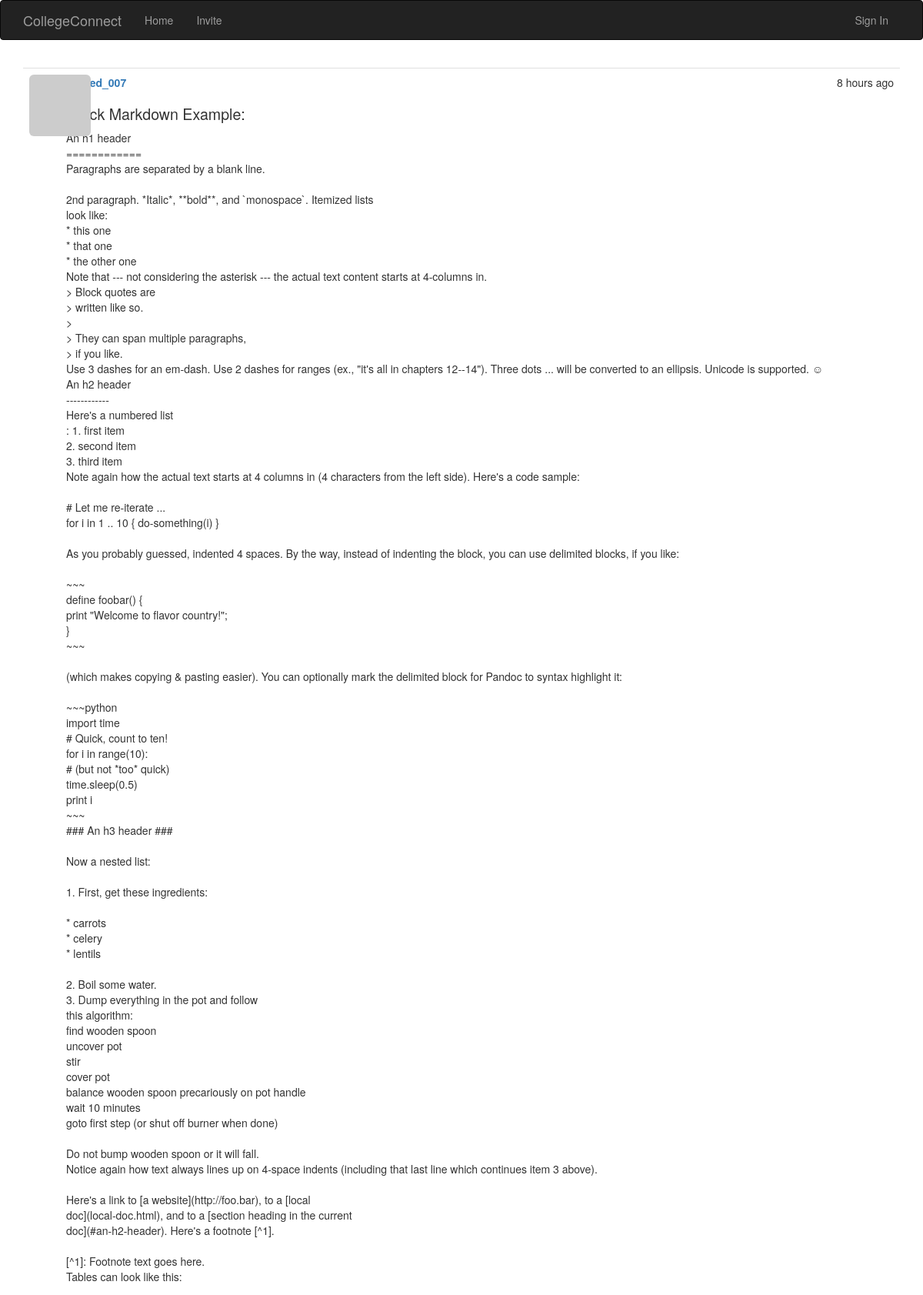
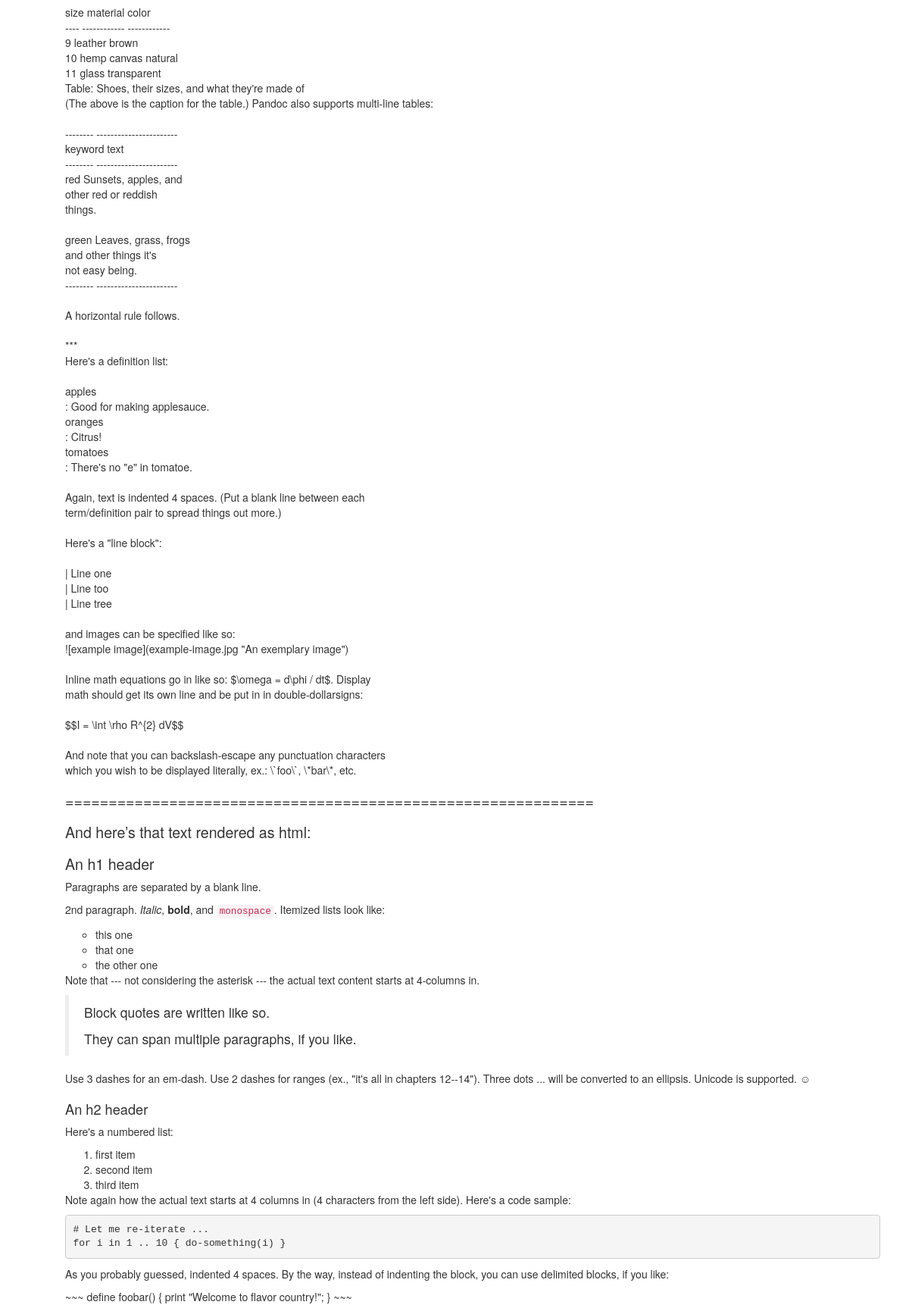
Page /post/112 (upper part) on the committed database (2 pictures, top to bottom).
### app/models.py (models this page shows, shortened)
class Post(UserMixin, db.Model):
    __tablename__ = 'posts'
    id = db.Column(db.Integer, primary_key=True)
    body = db.Column(db.Text)
    body_html = db.Column(db.Text)
    timestamp = db.Column(db.DateTime, index=True, default=datetime.utcnow)
    author_id = db.Column(db.Integer, db.ForeignKey('users.id'))
    views = db.Column(db.Integer)
    comments = db.relationship('Comment', backref='post', lazy='dynamic')

class User(UserMixin, db.Model):
    __tablename__ = 'users'          # Table names should be plural.
    id = db.Column(db.Integer, primary_key=True)
    email = db.Column(db.String(64), unique=True, index=True)
    username = db.Column(db.String(64), unique=True, index=True)
    password_hash = db.Column(db.String)
    role_id = db.Column(db.Integer, db.ForeignKey('roles.id'))
    confirmed = db.Column(db.Boolean, default=False)
    location = db.Column(db.String(64))
    name = db.Column(db.String(64))
    about_me = db.Column(db.Text)
    member_since = db.Column(db.DateTime(), default=datetime.utcnow)
    last_seen = db.Column(db.DateTime(), default=datetime.utcnow)
    avatar_hash = db.Column(db.String(32))
    posts = db.relationship('Post', backref='author', lazy='dynamic')
    comments = db.relationship('Comment', backref='author', lazy='dynamic')
    '''
    These are the people who follow me
    '''
    followed = db.relationship(
        'Follow',
        foreign_keys=[Follow.follower_id],
        backref=db.backref('follower', lazy='joined'),
        lazy='dynamic',
        cascade='all, delete-orphan')
    '''
    These are people whome I follow
    '''
    followers = db.relationship(
        'Follow',
        foreign_keys=[Follow.followed_id],
        backref=db.backref('followed', lazy='joined'),
        lazy='dynamic',
        cascade='all, delete-orphan'
    )
    @property
    def password(self):
        raise AttributeError('Password is not a readable attribute')
    '''
    The ping method is called every time the request for user is received, by using before_app_request hook
    '''
    def ping(self):
        self.last_seen = datetime.utcnow()
        db.session.add(self)
    '''
    User avatar creation
    '''
    def gravatar(self, size=100, default='identicon', rating='g'):
        if request.is_secure:
            url = 'https://secure.gravatar.com/avatar'
        else:
            url = 'http://www.gravatar.com/avatar'
        hash = self.avatar_hash or  hashlib.md5(self.email.encode('utf-8')).hexdigest()
        return '{url}/{hash}?s={size}&d={default}&r={rating}'.format(url=url, size=size, default=default, rating=rating, hash=hash)
    def follow(self, user):
        if not self.is_following(user):
            f = Follow(follower=self, followed=user)
            db.session.add(f)
    '''
    This method is introduced to correct the values of DB to follow a user to itself
    '''

### app/main/views.py (the view, shortened to what this page needs)
@main.route('/post/<int:id>', methods=['GET', 'POST'])
def post(id):
    post = Post.query.get_or_404(id)
    if post.views is None:
        post.views = 1
    else:
        post.views = int(post.views) + 1
    form = CommentForm()
    page = request.args.get('page', 1, type=int)
    if page == -1:
        page = (post.comments.count() - 1) / \
            current_app.config['FLASK_COMMENTS_PER_PAGE'] + 1
    pagination = post.comments.order_by(Comment.timestamp.asc()).paginate(
        page, per_page=current_app.config['FLASK_COMMENTS_PER_PAGE'],
        error_out=False)
    comments = pagination.items
    return render_template('post.html', posts=[post], form=form, comments=comments, pagination=pagination, endpoint='.post')

### app/auth/views.py (called while the page is built)
@auth.before_app_request
def before_request():
    if current_user.is_authenticated():
        current_user.ping()
        if not current_user.confirmed and request.endpoint[:5] != 'auth.':
            return redirect(url_for('auth.unconfirmed'))

### app/main/__init__.py (called while the page is built)
@main.app_context_processor
def inject_permission():
    return dict(Permission=Permission)

### app/models.py (called while the page is built)
    def can(self, permissions):
        return False

    def is_administrator(self):
        return False

### app/templates/post.html (shortened to what this page needs)
{% extends 'base.html' %}
{% import "bootstrap/wtf.html" as wtf %}
{% import '_macros.html' as macros %}
{% block page_content %}
     {% include '_posts.html' %}
{% endblock %}

### app/templates/_posts.html (shortened to what this page needs)
<ul class="posts">
        {% for post in posts %}
            <li class="post">
                <div class="post-thumbnail">
                   <a href="{{ url_for('.user', username=post.author.username) }}">
                <img class="img-rounded profile-thumbnail" src="{{ post.author.gravatar(size=40) }}">
            </a>
                </div>
                <div class="post-content">
                    <div class="post-date">{{ moment(post.timestamp).fromNow() }}</div>
                    <div class="post-author">
                        <a href="{{ url_for('.user', username=post.author.username) }}">
                            {{ post.author.username}}
                        </a>
                    </div>
                    <div  class="post-body {% if  endpoint != '.post' %}sample{% endif %}">
                    {% if post.body_html %}
                        {{ post.body_html | safe }}
                    {% else %}
                        {{ post.body | safe }}
                    {% endif %}
                    </div>
                </div>
            </li>
        {%  endfor %}
    </ul>

### app/static/styles.css (style rules this page uses)
.profile-thumbnail { position: absolute; }
ul.posts { list-style-type: none; padding: 0px; margin: 16px 0px 0px 0px; border-top: 1px solid #e0e0e0; }
ul.posts li.post { padding: 8px; border-bottom: 1px solid #e0e0e0; }
div.post-date { float: right; }
div.post-author { font-weight: bold; }
div.post-thumbnail { position: absolute; }
div.post-content { margin-left: 48px; min-height: 48px; }
.post-body h1 { font-size: 140%; }
.post-body h2 { font-size: 130%; }

### rows in the picture
Post: timestamp "8 hours ago", author.username "sayyed_007", body_html "Quick Markdown Example: An h1 header ============ Paragraphs are separated by a blank line. 2nd paragraph. *Italic*, **bold**, and `monospace`. Itemized lists look like: * this one * that one * the other one Note that --- not considering the asterisk --- the actual text content starts at 4-columns in. > Block quotes are > written like so. > > They can span multiple paragraphs, > if you like. Use 3 dashes for an em-dash. Use 2 dashes for ranges (ex., \"it's all in chapters 12--14\"). Three dots ... will be converted to an ellipsis. Unicode is supported. ☺ An h2 header ------------ Here's a numbered list : 1. first item 2. second item 3. third item Note again how the actual text starts at 4…"
